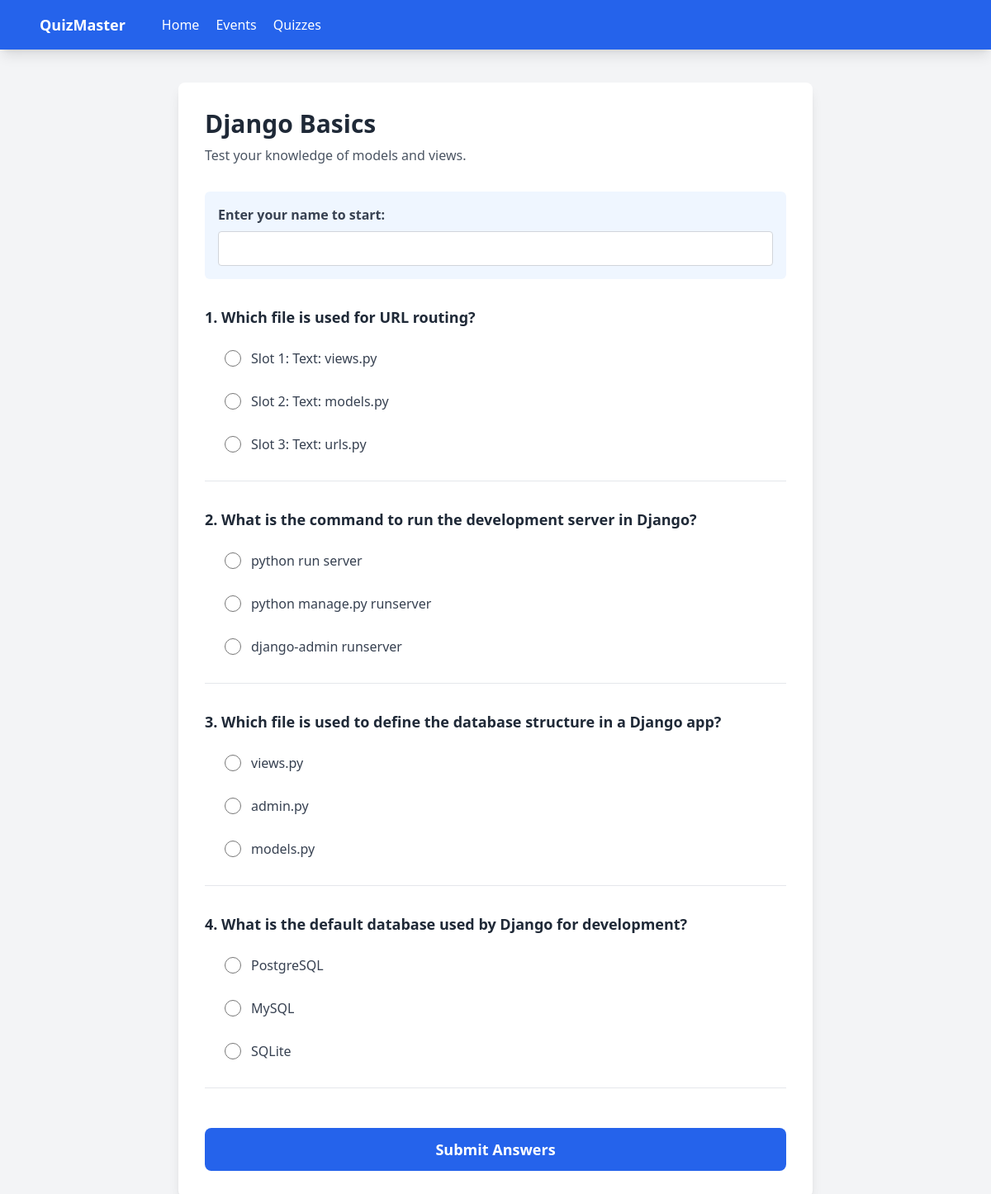
The app's page /quiz/1/ with its own data.
### core/models.py (models this page shows, shortened)
class Quiz(models.Model):
    title = models.CharField(max_length=200)
    description = models.TextField()
    created_at = models.DateTimeField(auto_now_add=True)
    updated_at = models.DateTimeField(auto_now=True)

class Question(models.Model):
    QUESTION_TYPES = (
        ('single', 'Single Choice'),
    )
    quiz = models.ForeignKey(Quiz, related_name='questions', on_delete=models.CASCADE)
    text = models.CharField(max_length=500)
    question_type = models.CharField(max_length=20, choices=QUESTION_TYPES, default='single')
    created_at = models.DateTimeField(auto_now_add=True)

class Answer(models.Model):
    question = models.ForeignKey(Question, related_name='answers', on_delete=models.CASCADE)
    text = models.CharField(max_length=200)
    is_correct = models.BooleanField(default=False)

### core/views.py (the view, shortened to what this page needs)
# urls.py: path('quiz/<int:quiz_id>/', views.quiz_attempt, name='quiz_attempt'),
def quiz_attempt(request, quiz_id):
    quiz = get_object_or_404(Quiz, id=quiz_id)
    return render(request, 'core/quiz_attempt.html', {'quiz': quiz})

### core/templates/core/quiz_attempt.html (shortened to what this page needs)
{% extends 'core/base.html' %}
{% block content %}
<div class="bg-white p-8 rounded-lg shadow-lg max-w-3xl mx-auto">
    <h2 class="text-3xl font-bold text-gray-800 mb-2">{{ quiz.title }}</h2>
    <p class="text-gray-600 mb-8">{{ quiz.description }}</p>
    <form method="POST">
        <div class="mb-8 p-4 bg-blue-50 rounded-md">
            <label class="block text-gray-700 font-bold mb-2">Enter your name to start:</label>
            <input type="text" name="user_name" required class="w-full p-2 border border-gray-300 rounded focus:outline-none focus:border-blue-500">
        </div>
        {% for question in quiz.questions.all %}
        <div class="mb-8 border-b pb-6 last:border-0">
            <p class="text-lg font-semibold text-gray-800 mb-4">{{ forloop.counter }}. {{ question.text }}</p>
            <div class="space-y-3 pl-4">
                {% for answer in question.answers.all %}
                <label class="flex items-center space-x-3 cursor-pointer p-2 hover:bg-gray-50 rounded">
                    <input type="radio" name="question_{{ question.id }}" value="{{ answer.id }}" required class="form-radio h-5 w-5 text-blue-600">
                    <span class="text-gray-700">{{ answer.text }}</span>
                </label>
                {% endfor %}
            </div>
        </div>
        {% endfor %}
        <button type="submit" class="w-full bg-blue-600 text-white py-3 rounded-lg font-bold text-lg hover:bg-blue-700 transition mt-4">
            Submit Answers
        </button>
    </form>
</div>
{% endblock %}

### core/templates/core/base.html (shortened to what this page needs)
<!DOCTYPE html>
<html lang="en">
<head>
    <script src="https://cdn.tailwindcss.com"></script>
</head>
<body class="bg-gray-100 min-h-screen">
    <nav class="bg-blue-600 text-white shadow-lg">
        <div class="max-w-6xl mx-auto px-4">
            <div class="flex justify-between">
                <div class="flex space-x-7">
                    <a href="{% url 'home' %}" class="flex items-center py-4 px-2 font-bold text-lg">
                        QuizMaster
                    </a>
                    <div class="flex items-center space-x-1">
                        <a href="{% url 'home' %}" class="py-4 px-2 hover:bg-blue-700">Home</a>
                        <a href="{% url 'event_list' %}" class="py-4 px-2 hover:bg-blue-700">Events</a>
                        <a href="{% url 'quiz_list' %}" class="py-4 px-2 hover:bg-blue-700">Quizzes</a>
                    </div>
                </div>
            </div>
        </div>
    </nav>
    <div class="max-w-6xl mx-auto mt-10 px-4 mb-10">
        {% block content %}
        {% endblock %}
    </div>
</body>
</html>

### records on screen
Quiz: title "Django Basics", description "Test your knowledge of models and views."
Question: text "Which file is used for URL routing?"
Answer: text "Slot 1: Text: views.py"
Answer: text "Slot 2: Text: models.py"
Answer: text "Slot 3: Text: urls.py"
Question: text "What is the command to run the development server in Django?"
Answer: text "python run server"
Answer: text "python manage.py runserver"
Answer: text "django-admin runserver"
Question: text "Which file is used to define the database structure in a Django app?"
Answer: text "views.py"
Answer: text "admin.py"
Answer: text "models.py"
Question: text "What is the default database used by Django for development?"
Answer: text "PostgreSQL"
Answer: text "MySQL"
Answer: text "SQLite"
